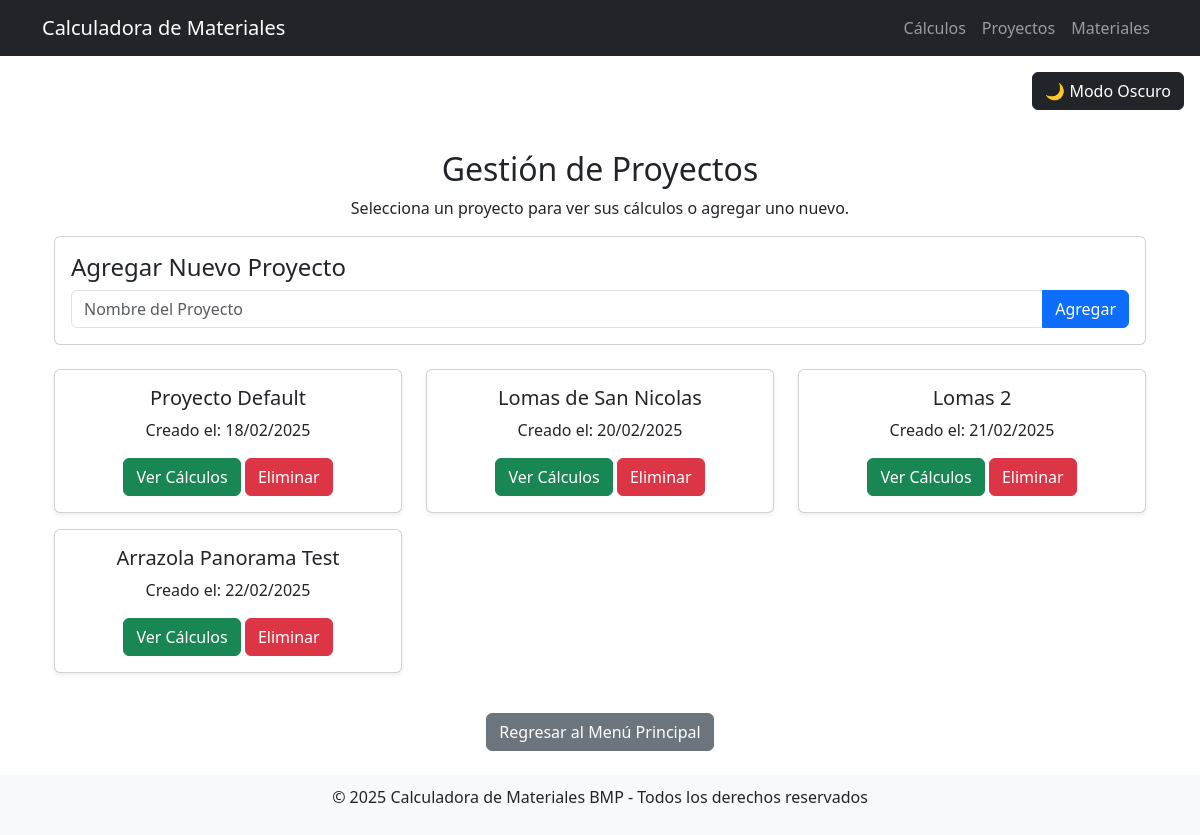
The page /calculos/proyectos/ on the database its author committed.
### calculos/models.py (models this page shows, shortened)
class Proyecto(models.Model):
    nombre = models.CharField(max_length=150, unique=True)
    fecha_creacion = models.DateTimeField(auto_now_add=True)

### calculos/views.py (the view)
# urls.py: path('proyectos/', ver_proyectos, name='ver_proyectos'),
def ver_proyectos(request):
    proyectos = Proyecto.objects.all()
    return render(request, 'calculos/ver_proyectos.html', {'proyectos': proyectos})

### calculos/templates/calculos/ver_proyectos.html (shortened to what this page needs)
{% extends "base.html" %}
{% block content %}
<div class="container mt-4">
    <h2 class="text-center">Gestión de Proyectos</h2>
    <p class="text-center">Selecciona un proyecto para ver sus cálculos o agregar uno nuevo.</p>
    <div class="card p-3 mb-4">
        <h4>Agregar Nuevo Proyecto</h4>
        <form method="post" action="{% url 'calculos:agregar_proyecto' %}">
            <div class="input-group">
                <input type="text" name="nombre" class="form-control" placeholder="Nombre del Proyecto" required>
                <button type="submit" class="btn btn-primary">Agregar</button>
            </div>
        </form>
    </div>
    <div class="row text-center">
        {% for proyecto in proyectos %}
        <div class="col-md-4 mb-3">
            <div class="card shadow-sm">
                <div class="card-body">
                    <h5 class="card-title">{{ proyecto.nombre }}</h5>
                    <p>Creado el: {{ proyecto.fecha_creacion|date:"d/m/Y" }}</p>
                    <a href="{% url 'calculos:ver_calculos' proyecto.id %}" class="btn btn-success">Ver Cálculos</a>
                    <a href="{% url 'calculos:eliminar_proyecto' proyecto.id %}" class="btn btn-danger">Eliminar</a>
                </div>
            </div>
        </div>
        {% empty %}
        <p class="text-center">No hay proyectos registrados.</p>
        {% endfor %}
    </div>
</div>
<div class="text-center mt-4">
    <a href="{% url 'home' %}" class="btn btn-secondary">Regresar al Menú Principal</a>
</div>
{% endblock %}

### rows shown on the page
Proyecto: nombre "Proyecto Default", fecha_creacion "18/02/2025"
Proyecto: nombre "Lomas de San Nicolas", fecha_creacion "20/02/2025"
Proyecto: nombre "Lomas 2", fecha_creacion "21/02/2025"
Proyecto: nombre "Arrazola Panorama Test", fecha_creacion "22/02/2025"
